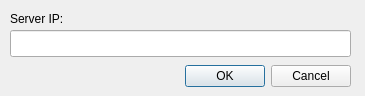
<?xml version="1.0" encoding="UTF-8"?>
<ui version="4.0">
 <class>Dialog</class>
 <widget class="QDialog" name="Dialog">
  <property name="geometry">
   <rect>
    <x>0</x>
    <y>0</y>
    <width>365</width>
    <height>96</height>
   </rect>
  </property>
  <property name="windowTitle">
   <string>Dialog</string>
  </property>
  <widget class="QDialogButtonBox" name="buttonBox">
   <property name="geometry">
    <rect>
     <x>10</x>
     <y>60</y>
     <width>341</width>
     <height>32</height>
    </rect>
   </property>
   <property name="orientation">
    <enum>Qt::Horizontal</enum>
   </property>
   <property name="standardButtons">
    <set>QDialogButtonBox::Cancel|QDialogButtonBox::Ok</set>
   </property>
  </widget>
  <widget class="QLineEdit" name="lineEdit">
   <property name="geometry">
    <rect>
     <x>10</x>
     <y>30</y>
     <width>341</width>
     <height>27</height>
    </rect>
   </property>
  </widget>
  <widget class="QLabel" name="label">
   <property name="geometry">
    <rect>
     <x>10</x>
     <y>10</y>
     <width>71</width>
     <height>17</height>
    </rect>
   </property>
   <property name="text">
    <string>Server IP:</string>
   </property>
  </widget>
 </widget>
 <resources/>
 <connections>
  <connection>
   <sender>buttonBox</sender>
   <signal>accepted()</signal>
   <receiver>Dialog</receiver>
   <slot>accept()</slot>
   <hints>
    <hint type="sourcelabel">
     <x>248</x>
     <y>254</y>
    </hint>
    <hint type="destinationlabel">
     <x>157</x>
     <y>274</y>
    </hint>
   </hints>
  </connection>
  <connection>
   <sender>buttonBox</sender>
   <signal>rejected()</signal>
   <receiver>Dialog</receiver>
   <slot>reject()</slot>
   <hints>
    <hint type="sourcelabel">
     <x>316</x>
     <y>260</y>
    </hint>
    <hint type="destinationlabel">
     <x>286</x>
     <y>274</y>
    </hint>
   </hints>
  </connection>
 </connections>
</ui>
